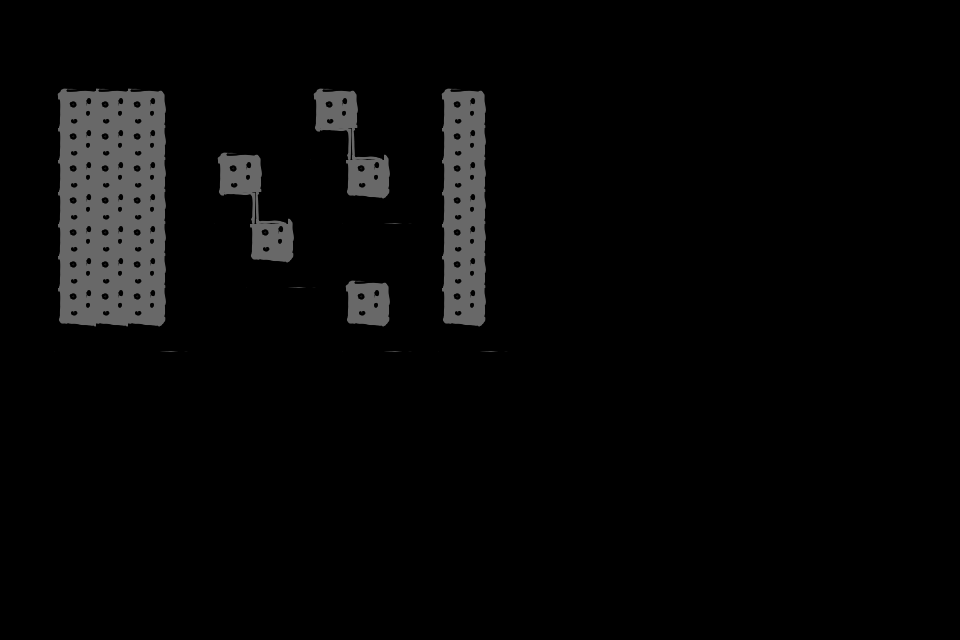

Below is a game level as drawn by its tile map, then a one-line description and the .tmx file that defines it, in full:
An orthogonal 30x20 tile map with 32x32 px tiles, 1 tile layer (floor) and 13 objects.

<map version="1.10" tiledversion="1.11.2" orientation="orthogonal" renderorder="right-down" width="30" height="20" tilewidth="32" tileheight="32" infinite="0" nextlayerid="5" nextobjectid="57">
 <tileset firstgid="1" source="tileset.tsx" />
 <layer id="1" name="floor" width="30" height="20">
  <data encoding="csv">
0,0,0,0,0,0,0,0,0,0,0,0,0,0,0,0,0,0,0,0,0,0,0,0,0,0,0,0,0,0,
0,0,0,0,0,0,0,0,0,0,0,0,0,0,0,0,0,0,0,0,0,0,0,0,0,0,0,0,0,0,
0,1,2,2,2,3,0,0,0,1,2,3,0,1,2,3,0,0,0,0,0,0,0,0,0,0,0,0,0,0,
0,17,18,18,18,19,0,0,0,17,18,19,0,17,18,19,0,0,0,0,0,0,0,0,0,0,0,0,0,0,
0,17,18,18,18,19,1,2,3,33,51,81,3,17,18,19,0,0,0,0,0,0,0,0,0,0,0,0,0,0,
0,17,18,18,18,19,17,18,19,0,17,18,19,17,18,19,0,0,0,0,0,0,0,0,0,0,0,0,0,0,
0,17,18,18,18,19,33,51,81,3,33,34,35,17,18,19,0,0,0,0,0,0,0,0,0,0,0,0,0,0,
0,17,18,18,18,19,0,17,18,19,0,0,0,17,18,19,0,0,0,0,0,0,0,0,0,0,0,0,0,0,
0,17,18,18,18,19,0,33,34,35,1,2,3,17,18,19,0,0,0,0,0,0,0,0,0,0,0,0,0,0,
0,17,18,18,18,19,0,0,0,0,17,18,19,17,18,19,0,0,0,0,0,0,0,0,0,0,0,0,0,0,
0,33,34,34,34,35,0,0,0,0,33,34,35,33,34,35,0,0,0,0,0,0,0,0,0,0,0,0,0,0,
0,0,0,0,0,0,0,0,0,0,0,0,0,0,0,0,0,0,0,0,0,0,0,0,0,0,0,0,0,0,
0,0,0,0,0,0,0,0,0,0,0,0,0,0,0,0,0,0,0,0,0,0,0,0,0,0,0,0,0,0,
0,0,0,0,0,0,0,0,0,0,0,0,0,0,0,0,0,0,0,0,0,0,0,0,0,0,0,0,0,0,
0,0,0,0,0,0,0,0,0,0,0,0,0,0,0,0,0,0,0,0,0,0,0,0,0,0,0,0,0,0,
0,0,0,0,0,0,0,0,0,0,0,0,0,0,0,0,0,0,0,0,0,0,0,0,0,0,0,0,0,0,
0,0,0,0,0,0,0,0,0,0,0,0,0,0,0,0,0,0,0,0,0,0,0,0,0,0,0,0,0,0,
0,0,0,0,0,0,0,0,0,0,0,0,0,0,0,0,0,0,0,0,0,0,0,0,0,0,0,0,0,0,
0,0,0,0,0,0,0,0,0,0,0,0,0,0,0,0,0,0,0,0,0,0,0,0,0,0,0,0,0,0,
0,0,0,0,0,0,0,0,0,0,0,0,0,0,0,0,0,0,0,0,0,0,0,0,0,0,0,0,0,0
</data>
 </layer>
 <objectgroup id="4" name="objects">
  <object id="2" gid="4" x="128" y="320" width="32" height="32">
   <properties>
    <property name="color" type="color" value="#ff0000ff" />
    <property name="locked" type="bool" value="false" />
   </properties>
  </object>
  <object id="55" gid="4" x="128" y="256" width="32" height="32">
   <properties>
    <property name="color" type="color" value="#ffff0000" />
    <property name="locked" type="bool" value="false" />
   </properties>
  </object>
  <object id="9" gid="4" x="128" y="128" width="32" height="32">
   <properties>
    <property name="color" type="color" value="#ffff0000" />
    <property name="locked" type="bool" value="false" />
   </properties>
  </object>
  <object id="12" gid="4" x="128" y="192" width="32" height="32">
   <properties>
    <property name="color" type="color" value="#ff00ff00" />
    <property name="locked" type="bool" value="false" />
   </properties>
  </object>
  <object id="56" gid="4" x="64" y="192" width="32" height="32">
   <properties>
    <property name="color" type="color" value="#ff00ff00" />
    <property name="locked" type="bool" value="false" />
   </properties>
  </object>
  <object id="8" gid="6" x="64" y="128" width="32" height="32">
   <properties>
    <property name="locked" type="bool" value="false" />
   </properties>
  </object>
  <object id="41" gid="13" x="224" y="192" width="32" height="32">
   <properties>
    <property name="locked" type="bool" value="true" />
   </properties>
  </object>
  <object id="50" gid="13" x="320" y="256" width="32" height="32">
   <properties>
    <property name="locked" type="bool" value="true" />
   </properties>
  </object>
  <object id="51" gid="13" x="320" y="128" width="32" height="32">
   <properties>
    <property name="locked" type="bool" value="true" />
   </properties>
  </object>
  <object id="47" gid="5" x="448" y="320" width="32" height="32">
   <properties>
    <property name="color" type="color" value="#ffb4b400" />
    <property name="locked" type="bool" value="true" />
   </properties>
  </object>
  <object id="52" gid="5" x="448" y="256" width="32" height="32">
   <properties>
    <property name="color" type="color" value="#ffff0000" />
    <property name="locked" type="bool" value="true" />
   </properties>
  </object>
  <object id="53" gid="5" x="448" y="192" width="32" height="32">
   <properties>
    <property name="color" type="color" value="#ff00ff00" />
    <property name="locked" type="bool" value="true" />
   </properties>
  </object>
  <object id="54" gid="5" x="448" y="128" width="32" height="32">
   <properties>
    <property name="color" type="color" value="#ff0000ff" />
    <property name="locked" type="bool" value="true" />
   </properties>
  </object>
 </objectgroup>
</map>
